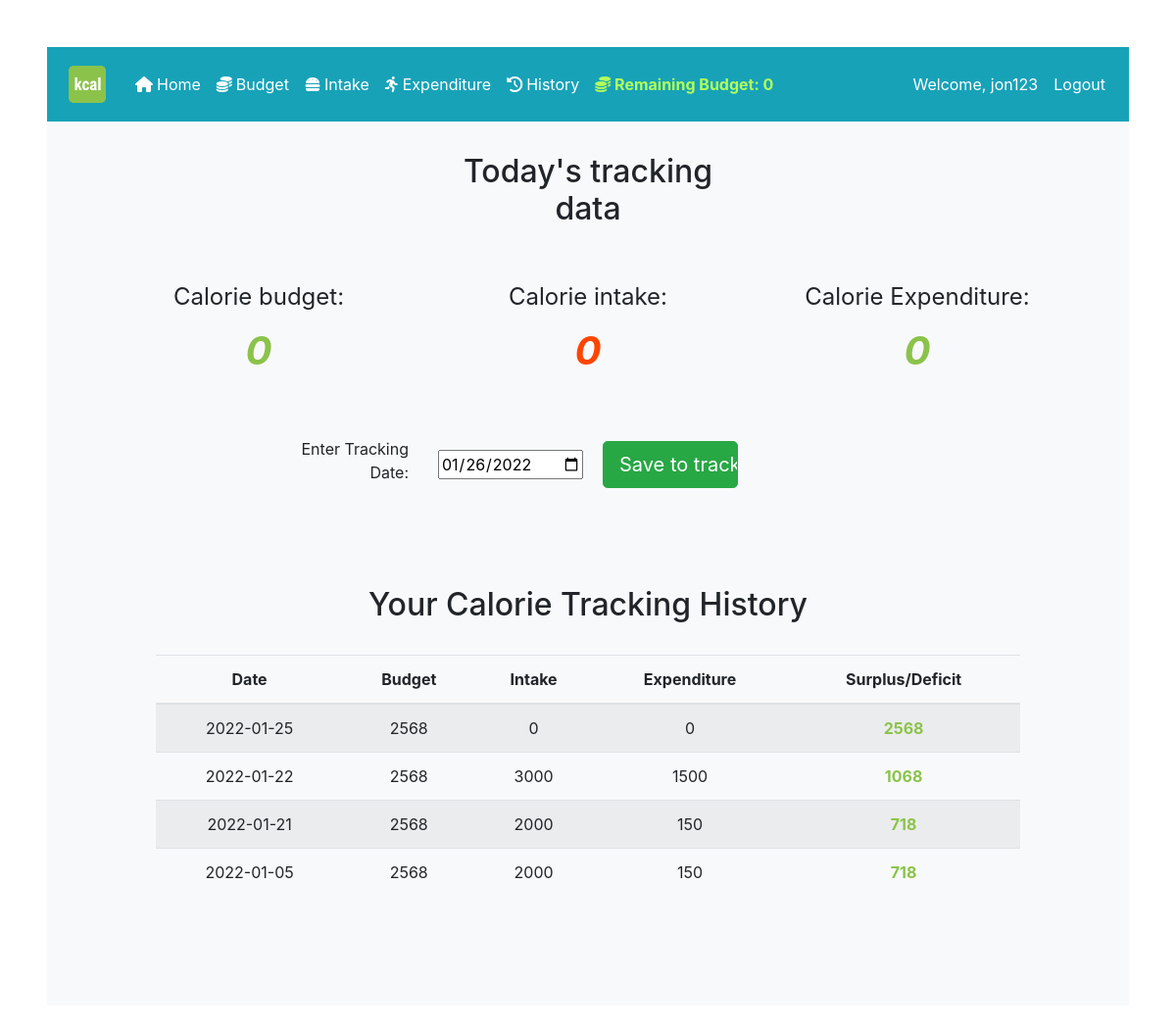
Before: /history (signed in) with the older database file.
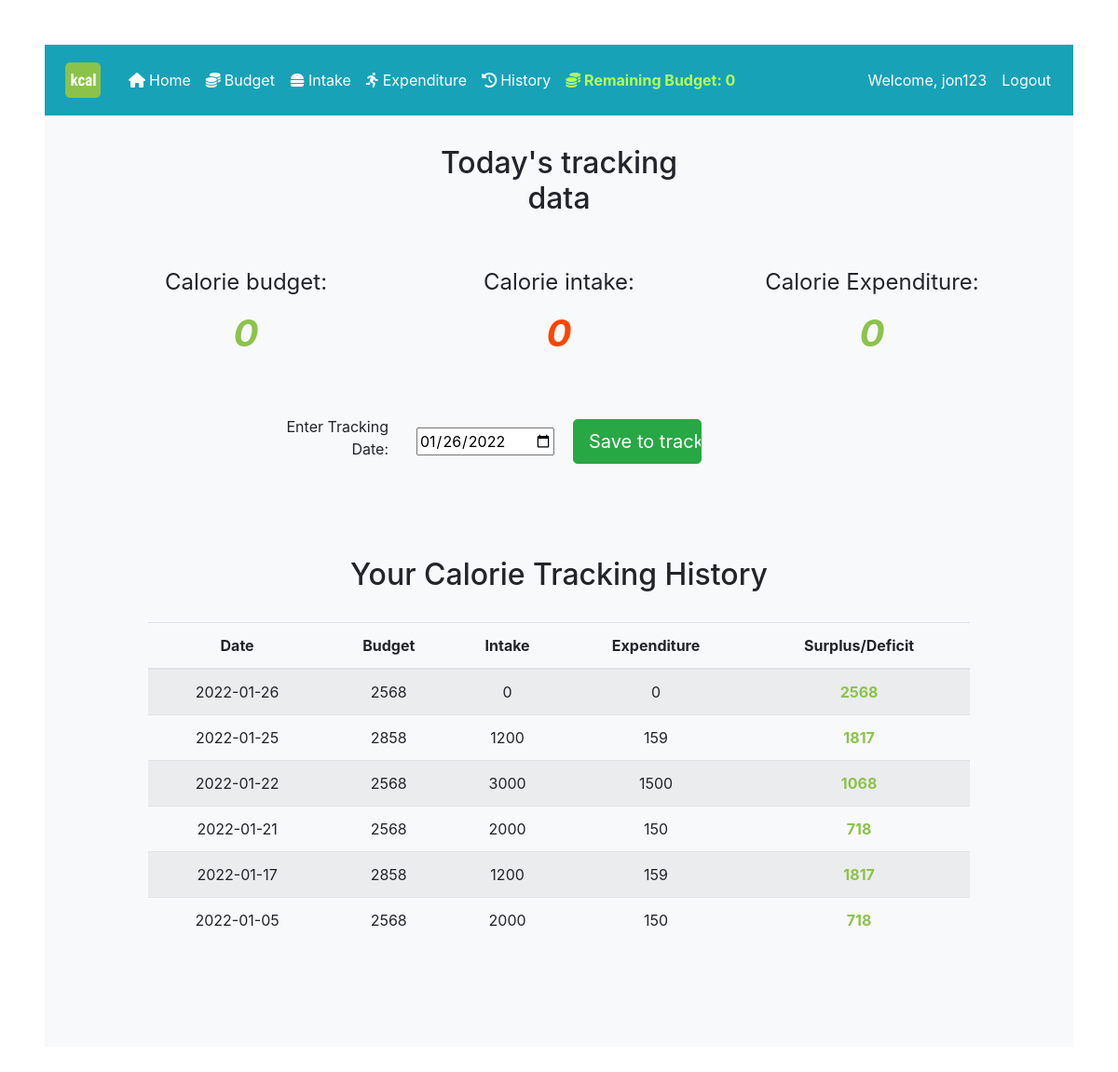
After: the same page with the newer database file.
### calculator/models.py (models this page shows, shortened)
class User(db.Model, UserMixin):
    id = db.Column(db.Integer, primary_key=True)
    username = db.Column(db.String(length=30), nullable=False, unique=True)
    email_address = db.Column(db.String(length=50), nullable=False, unique=True)
    password_hash = db.Column(db.String(length=50), nullable=False)
    budget = db.Column(db.Integer(), nullable=False, default=0)
    trackings = db.relationship('TrackingHistory', backref='owned_user', lazy=True)
    @property
    def password(self):
        return self.password

class TrackingHistory(db.Model):
        id = db.Column(db.Integer(), primary_key=True)
        tracking_date = db.Column(db.String(length=30), nullable=False)
        budget = db.Column(db.Integer())
        intake = db.Column(db.Integer())
        expenditure = db.Column(db.Integer())
        userid = db.Column(db.Integer(), db.ForeignKey('user.id'))

### calculator/routes.py (the view, shortened to what this page needs)
@app.route("/history", methods=['GET', 'POST'])
@login_required
def history_page():
    form = HistoryForm()
    history = TrackingHistory.query.filter_by(userid=current_user.id).order_by(TrackingHistory.tracking_date.desc())
    return render_template("history.html", history=history, form=form)

### calculator/forms.py
class HistoryForm(FlaskForm):
    tracking_date = DateField(label='Enter Tracking Date:', default=datetime.today, validators=[DataRequired()], format='%Y-%m-%d')
    submit = SubmitField(label='Save to tracking history')

### calculator/models.py (called while the page is built)
@login_manager.user_loader
def load_user(user_id):
    return User.query.get(int(user_id))

### calculator/templates/history.html (shortened to what this page needs)
{% extends 'base.html' %}
{% block content %}
    <div class="position-relative overflow-hidden pt-3 text-center bg-light text-center">
        <div class="row m-3">
            <div class="col-md-4"></div>
             <h2 class="col-md-4">
                 Today's tracking data
             </h2>
        </div>
         <div class="row m-5" style="margin-top:20px; margin-left:20px">
             <div class="col-md-4">
                        <h3 class="h4 mb-3 font-weight-normal">
                            Calorie budget:
                        </h3>
                        <h1 class="h1 mb-3 font-weight-bold font-italic" style="color: #8bc34a">
                            {{session['budget'] or 0}}
                        </h1>
             </div>
             <div class="col-md-4">
                        <h3 class="h4 mb-3 font-weight-normal">
                            Calorie intake:
                        </h3>
                        <h1 class="h1 mb-3 font-weight-bold font-italic" style="color: orangered">
                            {{session['intake'] or 0}}
                        </h1>
             </div>
             <div class="col-md-4">
                        <h3 class="h4 mb-3 font-weight-normal">
                            Calorie Expenditure:
                        </h3>
                        <h1 class="h1 mb-3 font-weight-bold font-italic" style="color: #8bc34a">
                            {{session['expenditure'] or 0}}
                        </h1>
             </div>
         </div>
            <form method="POST" class="form-history">
            <div class="form-group row align-items-center m-5">
                 <div class="col-md-2 text-right">
                    {{ form.tracking_date.label() }}
                 </div>
                 <div class="col-md-2">
                    {{ form.tracking_date(class_="datepicker") }} {{ form.hidden_tag() }}
                 </div>
                <div class="col-md-2">
                    {{ form.submit(class="btn btn-lg btn-block btn-success") }}
                </div>
             </div>
            </form>
        <div class="row m-5 p-5">
        <div class="col-md-12">
            <h2>Your Calorie Tracking History</h2>
            <br>
            <table class="table table-hover table-striped">
            <thead>
                    <tr>
                        <th scope="col">Date</th>
                        <th scope="col">Budget</th>
                        <th scope="col">Intake</th>
                        <th scope="col">Expenditure</th>
                        <th scope="col">Surplus/Deficit</th>
                    </tr>
                </thead>
                <tbody>
                    {% for item in history: %}
                        <tr>
                            <td>{{ item.tracking_date }}</td>
                            <td>{{ item.budget }}</td>
                            <td>{{ item.intake }}</td>
                            <td>{{ item.expenditure }}</td>
                            {% set surplus = item.budget + item.expenditure - item.intake %}
                            <td class="font-weight-bold" {% if surplus >= 0 %} style="color: #8bc34a" {% else %} style="color: orangered" {% endif %}>
                                {{ surplus }}
                            </td>
                        </tr>
                    {% endfor %}
                </tbody>
            </table>
        </div>
    </div>
    </div>
{% endblock %}

### calculator/templates/base.html (shortened to what this page needs)
<!doctype html>
<html lang="en">
   <head>
      <link rel="stylesheet" href="https://cdn.jsdelivr.net/npm/bootstrap@4.5.3/dist/css/bootstrap.min.css">
   </head>
   <body>
   <div class="container-fluid p-5">
      <nav class="navbar navbar-expand-md navbar-light bg-info">
          <a class="navbar-brand text-white" href="{{ url_for('home_page') }}">
              <img src="{{ url_for('static', filename='logo.png') }}" width="50" height="50" alt="">
          </a>
        <div class="collapse navbar-collapse" id="navbarNav">
            <ul class="navbar-nav mr-auto">
                <li class="nav-item active">
                    <a class="nav-link text-white" href="{{ url_for('home_page') }}"><i class="fas fa-home mr-1"></i>Home <span class="sr-only">(current)</span></a>
                </li>
                <li class="nav-item">
                    <a class="nav-link text-white" href="{{ url_for('budget_page') }}"><i class="fas fa-coins mr-1"></i>Budget</a>
                </li>
                <li class="nav-item">
                    <a class="nav-link text-white" href="{{ url_for('intake_page') }}"><i class="fas fa-hamburger mr-1"></i>Intake</a>
                </li>
                <li class="nav-item">
                    <a class="nav-link text-white" href="{{ url_for('expenditure_page') }}"><i class="fas fa-running mr-1"></i>Expenditure</a>
                </li>
                {% if current_user.is_authenticated %}
                <li class="nav-item">
                    <a class="nav-link text-white" href="{{ url_for('history_page') }}"><i class="fas fa-history mr-1"></i>History</a>
                </li>
                {% endif %}
                {% set remBudget = (session['budget'] or 0) + (session['expenditure'] or 0) - (session['intake'] or 0) %}
                    <li class="nav-item">
                        <a class="nav-link font-weight-bold" {% if remBudget >= 0 %} style="color: #b2ff59" {% else %} style="color: orangered" {% endif %}">
                            <i class="fas fa-coins"></i>
                            Remaining Budget:
                            {{ remBudget }}
                        </a>
                    </li>
            </ul>
            <ul class="navbar-nav ml-auto">
                    {% if current_user.is_authenticated %}
                    <li class="nav-item">
                        <a class="nav-link text-white">Welcome, {{ current_user.username }}</a>
                    </li>
                    <li class="nav-item">
                        <a class="nav-link text-white" href="{{ url_for('logout_page') }}">Logout</a>
                    </li>
                    {% endif %}
             </ul>
        </div>
      </nav>
      {% block content %}
      {% endblock %}
    </div>
   </body>
</html>

Changed rows visible on the page:
added TrackingHistory: tracking_date "2022-01-26", budget "2568", intake "0", expenditure "0"
changed TrackingHistory (number 2 of 6 on the later page): budget "2568" → "2858"; intake "0" → "1200"; expenditure "0" → "159"; budget "2568" → "1817"
added TrackingHistory: tracking_date "2022-01-17", budget "2858", intake "1200", expenditure "159", surplus "1817"
